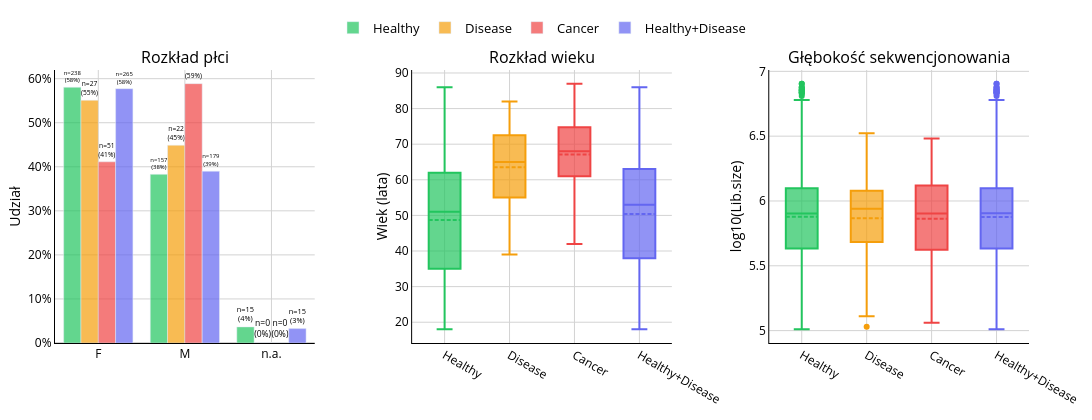

The code cell stored with this chart in its notebook:
### Code cell
from pathlib import Path

OUT_DIR = Path("group_overview").resolve()
OUT_DIR.mkdir(exist_ok=True)


def make_group(mask):
    return (
        ds.y[mask].reset_index(drop=True),
        ds.sex[mask].reset_index(drop=True),
        ds.age[mask].reset_index(drop=True),
        ds.meta['Stage'][mask].reset_index(drop=True),
    )

m_healthy = ds.y == HEALTHY
m_disease = ds.y == DISEASE
m_cancer  = ds.y == CANCER
m_hd      = m_healthy | m_disease

splits_by_group = {
    'Healthy':         make_group(m_healthy),
    'Disease':         make_group(m_disease),
    'Cancer':          make_group(m_cancer),
    'Healthy+Disease': make_group(m_hd),
}

libsize_by_group = {
    'Healthy':         np.log10(ds.meta.loc[m_healthy, 'Lib.size'].astype(float).values),
    'Disease':         np.log10(ds.meta.loc[m_disease, 'Lib.size'].astype(float).values),
    'Cancer':          np.log10(ds.meta.loc[m_cancer,  'Lib.size'].astype(float).values),
    'Healthy+Disease': np.log10(ds.meta.loc[m_hd,      'Lib.size'].astype(float).values),
}

fig = plot_group_overview(
    splits_by_group,
    colors={
        'Healthy':         '#22c55e',
        'Disease':         '#f59e0b',
        'Cancer':          '#ef4444',
        'Healthy+Disease': '#6366f1',
    },
    libsize_data=libsize_by_group,
    save_path=OUT_DIR / "group_overview.png",
)

### Figure 1 — Plotly figure (JSON) as saved in the notebook; plotly's stock layout.template omitted (floating-point values rounded to 4 significant figures; data arrays with more than 128 entries replaced by an {"elided": "..."} marker saying what was removed)
{"data": [{"legendgroup": "Healthy", "marker": {"color": "rgba(34,197,94,0.7)"}, "name": "Healthy", "showlegend": true, "text": ["n=238<br>(58%)", "n=157<br>(38%)", "n=15<br>(4%)"], "textposition": "outside", "x": ["F", "M", "n.a."], "y": [0.5805, 0.3829, 0.03659], "type": "bar", "xaxis": "x", "yaxis": "y", "textfont": {"color": "black"}}, {"boxmean": true, "fillcolor": "rgba(34,197,94,0.7)", "legendgroup": "Healthy", "line": {"color": "#22c55e"}, "marker": {"color": "#22c55e"}, "name": "Healthy", "showlegend": false, "y": {"elided": "410 float values"}, "type": "box", "xaxis": "x2", "yaxis": "y2"}, {"boxmean": true, "fillcolor": "rgba(34,197,94,0.7)", "legendgroup": "Healthy", "line": {"color": "#22c55e"}, "marker": {"color": "#22c55e"}, "name": "Healthy", "showlegend": false, "y": {"elided": "410 float values"}, "type": "box", "xaxis": "x3", "yaxis": "y3"}, {"legendgroup": "Disease", "marker": {"color": "rgba(245,158,11,0.7)"}, "name": "Disease", "showlegend": true, "text": ["n=27<br>(55%)", "n=22<br>(45%)", "n=0<br>(0%)"], "textposition": "outside", "x": ["F", "M", "n.a."], "y": [0.551, 0.449, 0], "type": "bar", "xaxis": "x", "yaxis": "y", "textfont": {"color": "black"}}, {"boxmean": true, "fillcolor": "rgba(245,158,11,0.7)", "legendgroup": "Disease", "line": {"color": "#f59e0b"}, "marker": {"color": "#f59e0b"}, "name": "Disease", "showlegend": false, "y": [70.0, 82.0, 56.0, 51.0, 76.0, 59.0, 44.0, 59.0, 46.0, 44.0, 80.0, 58.0, 74.0, 55.0, 49.0, 60.0, 39.0, 76.0, 74.0, 71.0, 65.0, 51.0, 68.0, 77.0, 78.0, 74.0, 63.0, 75.0, 47.0, 51.0, 60.0, 69.0, 63.0, 55.0, 69.0, 71.0, 64.0, 62.0, 65.0, 80.0, 65.0, 72.0, 67.0, 67.0, 55.0, 74.0, 65.0, 65.0, 54.0], "type": "box", "xaxis": "x2", "yaxis": "y2"}, {"boxmean": true, "fillcolor": "rgba(245,158,11,0.7)", "legendgroup": "Disease", "line": {"color": "#f59e0b"}, "marker": {"color": "#f59e0b"}, "name": "Disease", "showlegend": false, "y": [5.821, 6.36, 5.501, 5.701, 6.065, 6.011, 5.963, 5.844, 5.739, 5.97, 5.906, 6.098, 6.128, 6.004, 5.782, 5.985, 6.038, 5.941, 6.278, 5.732, 5.439, 5.452, 5.85, 6.522, 5.764, 5.983, 6.232, 5.779, 6.208, 6.073, 6.37, 6.182, 5.029, 5.968, 5.999, 5.128, 6.52, 6.26, 5.569, 6.265, 5.955, 5.201, 5.629, 5.803, 5.548, 5.346, 5.11, 5.77, 5.625], "type": "box", "xaxis": "x3", "yaxis": "y3"}, {"legendgroup": "Cancer", "marker": {"color": "rgba(239,68,68,0.7)"}, "name": "Cancer", "showlegend": true, "text": ["n=51<br>(41%)", "n=73<br>(59%)", "n=0<br>(0%)"], "textposition": "outside", "x": ["F", "M", "n.a."], "y": [0.4113, 0.5887, 0], "type": "bar", "xaxis": "x", "yaxis": "y", "textfont": {"color": "black"}}, {"boxmean": true, "fillcolor": "rgba(239,68,68,0.7)", "legendgroup": "Cancer", "line": {"color": "#ef4444"}, "marker": {"color": "#ef4444"}, "name": "Cancer", "showlegend": false, "y": [75.0, 75.0, 58.0, 58.0, 61.0, 61.0, 65.0, 61.0, 51.0, 71.0, 73.0, 82.0, 71.0, 81.0, 56.0, 74.0, 72.0, 76.0, 72.0, 70.0, 74.0, 87.0, 53.0, 53.0, 73.0, 69.0, 72.0, 66.0, 57.0, 66.0, 66.0, 56.0, 68.0, 71.0, 64.0, 53.0, 52.0, 75.0, 43.0, 68.0, 62.0, 73.0, 76.0, 61.0, 62.0, 76.0, 60.0, 83.0, 51.0, 80.0, 79.0, 54.0, 67.0, 63.0, 67.0, 81.0, 76.0, 67.0, 72.0, 76.0, 77.0, 83.0, 81.0, 64.0, 74.0, 68.0, 49.0, 65.0, 51.0, 56.0, 59.0, 47.0, 75.0, 65.0, 42.0, 78.0, 67.0, 75.0, 64.0, 80.0, 51.0, 70.0, 56.0, 81.0, 61.0, 77.0, 83.0, 73.0, 78.0, 77.0, 64.0, 82.0, 68.0, 62.0, 68.0, 67.0, 60.0, 74.0, 69.0, 72.0, 52.0, 65.0, 73.0, 73.0, 54.0, 73.0, 74.0, 77.0, 68.0, 63.0, 47.0, 61.0, 55.0, 68.0, 54.0, 62.0, 63.0, 78.0, 74.0, 63.0, NaN, 68.0, 79.0, 63.0], "type": "box", "xaxis": "x2", "yaxis": "y2"}, {"boxmean": true, "fillcolor": "rgba(239,68,68,0.7)", "legendgroup": "Cancer", "line": {"color": "#ef4444"}, "marker": {"color": "#ef4444"}, "name": "Cancer", "showlegend": false, "y": [6.038, 6.158, 6.139, 5.865, 6.014, 6.121, 5.24, 6.14, 6.112, 5.938, 5.673, 5.355, 5.448, 5.313, 6.183, 5.338, 5.237, 6.033, 6.146, 6.044, 5.44, 6.167, 5.319, 6.223, 6.112, 6.128, 6.013, 5.89, 6.204, 5.65, 5.784, 5.571, 6.163, 6.019, 6.052, 6.027, 5.877, 6.273, 5.794, 5.407, 5.967, 6.086, 5.596, 5.411, 6.223, 6.026, 6.073, 5.799, 5.617, 5.894, 5.769, 6.041, 5.763, 5.549, 5.717, 5.844, 6.482, 5.733, 6.169, 5.5, 5.486, 5.566, 5.721, 5.632, 5.959, 5.456, 5.833, 5.699, 5.766, 5.553, 5.681, 6.126, 6.136, 6.131, 5.458, 5.992, 5.801, 6.203, 5.804, 6.36, 5.548, 6.27, 6.112, 6.285, 6.26, 6.351, 5.455, 6.101, 5.44, 5.389, 6.213, 6.13, 6.068, 5.988, 5.901, 5.332, 6.038, 6.148, 5.767, 6.331, 5.838, 5.968, 5.803, 6.217, 5.744, 5.58, 6.265, 5.846, 5.934, 5.382, 5.904, 5.635, 5.874, 5.12, 5.55, 5.719, 6.008, 5.543, 6.116, 5.061, 5.958, 6.372, 6.081, 6.074], "type": "box", "xaxis": "x3", "yaxis": "y3"}, {"legendgroup": "Healthy+Disease", "marker": {"color": "rgba(99,102,241,0.7)"}, "name": "Healthy+Disease", "showlegend": true, "text": ["n=265<br>(58%)", "n=179<br>(39%)", "n=15<br>(3%)"], "textposition": "outside", "x": ["F", "M", "n.a."], "y": [0.5773, 0.39, 0.03268], "type": "bar", "xaxis": "x", "yaxis": "y", "textfont": {"color": "black"}}, {"boxmean": true, "fillcolor": "rgba(99,102,241,0.7)", "legendgroup": "Healthy+Disease", "line": {"color": "#6366f1"}, "marker": {"color": "#6366f1"}, "name": "Healthy+Disease", "showlegend": false, "y": {"elided": "459 float values"}, "type": "box", "xaxis": "x2", "yaxis": "y2"}, {"boxmean": true, "fillcolor": "rgba(99,102,241,0.7)", "legendgroup": "Healthy+Disease", "line": {"color": "#6366f1"}, "marker": {"color": "#6366f1"}, "name": "Healthy+Disease", "showlegend": false, "y": {"elided": "459 float values"}, "type": "box", "xaxis": "x3", "yaxis": "y3"}], "layout": {"xaxis": {"anchor": "y", "domain": [0.0, 0.2667], "tickfont": {"color": "black"}, "title": {"font": {"color": "black"}}, "showline": true, "linecolor": "black", "linewidth": 1, "tickcolor": "black", "gridcolor": "lightgray", "zerolinecolor": "lightgray"}, "yaxis": {"anchor": "x", "domain": [0.0, 1.0], "title": {"text": "Udział", "standoff": 4, "font": {"color": "black"}}, "tickformat": ".0%", "tickfont": {"color": "black"}, "showline": true, "linecolor": "black", "linewidth": 1, "tickcolor": "black", "gridcolor": "lightgray", "zerolinecolor": "lightgray"}, "xaxis2": {"anchor": "y2", "domain": [0.3667, 0.6333], "tickfont": {"color": "black"}, "title": {"font": {"color": "black"}}, "showline": true, "linecolor": "black", "linewidth": 1, "tickcolor": "black", "gridcolor": "lightgray", "zerolinecolor": "lightgray"}, "yaxis2": {"anchor": "x2", "domain": [0.0, 1.0], "title": {"text": "Wiek (lata)", "standoff": 4, "font": {"color": "black"}}, "tickfont": {"color": "black"}, "showline": true, "linecolor": "black", "linewidth": 1, "tickcolor": "black", "gridcolor": "lightgray", "zerolinecolor": "lightgray"}, "xaxis3": {"anchor": "y3", "domain": [0.7333, 1.0], "tickfont": {"color": "black"}, "title": {"font": {"color": "black"}}, "showline": true, "linecolor": "black", "linewidth": 1, "tickcolor": "black", "gridcolor": "lightgray", "zerolinecolor": "lightgray"}, "yaxis3": {"anchor": "x3", "domain": [0.0, 1.0], "title": {"text": "log10(Lib.size)", "standoff": 4, "font": {"color": "black"}}, "tickfont": {"color": "black"}, "showline": true, "linecolor": "black", "linewidth": 1, "tickcolor": "black", "gridcolor": "lightgray", "zerolinecolor": "lightgray"}, "annotations": [{"font": {"color": "black", "size": 16}, "showarrow": false, "text": "Rozkład płci", "x": 0.1333, "xanchor": "center", "xref": "paper", "y": 1.0, "yanchor": "bottom", "yref": "paper"}, {"font": {"color": "black", "size": 16}, "showarrow": false, "text": "Rozkład wieku", "x": 0.5, "xanchor": "center", "xref": "paper", "y": 1.0, "yanchor": "bottom", "yref": "paper"}, {"font": {"color": "black", "size": 16}, "showarrow": false, "text": "Głębokość sekwencjonowania", "x": 0.8667, "xanchor": "center", "xref": "paper", "y": 1.0, "yanchor": "bottom", "yref": "paper"}], "legend": {"font": {"size": 13}, "orientation": "h", "yanchor": "bottom", "y": 1.1, "xanchor": "center", "x": 0.5}, "margin": {"t": 70, "l": 55, "r": 20, "b": 50}, "font": {"color": "black"}, "title": {"font": {"color": "black"}}, "barmode": "group", "width": 1100, "height": 420, "paper_bgcolor": "white", "plot_bgcolor": "white"}}
